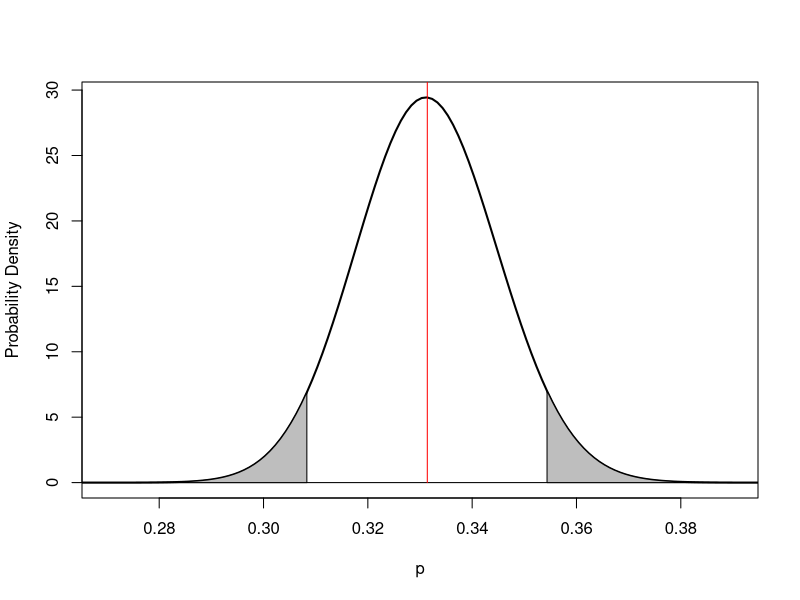
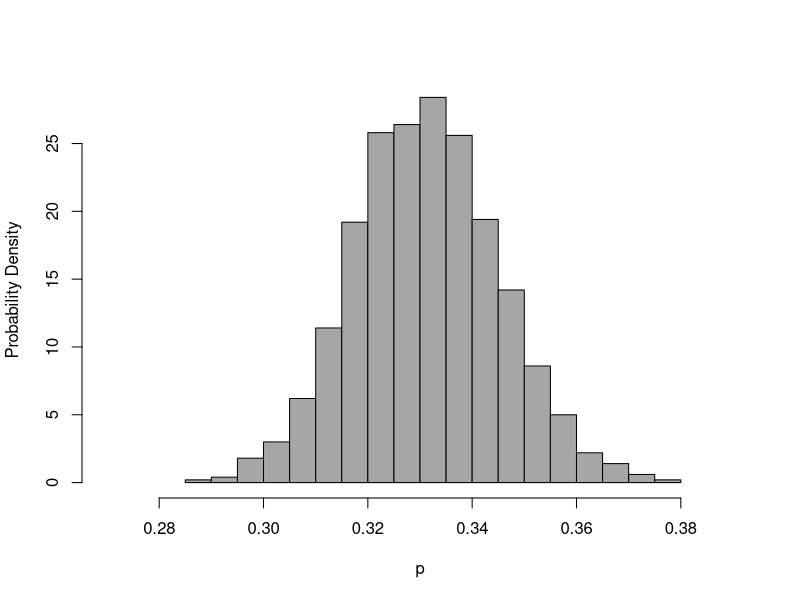
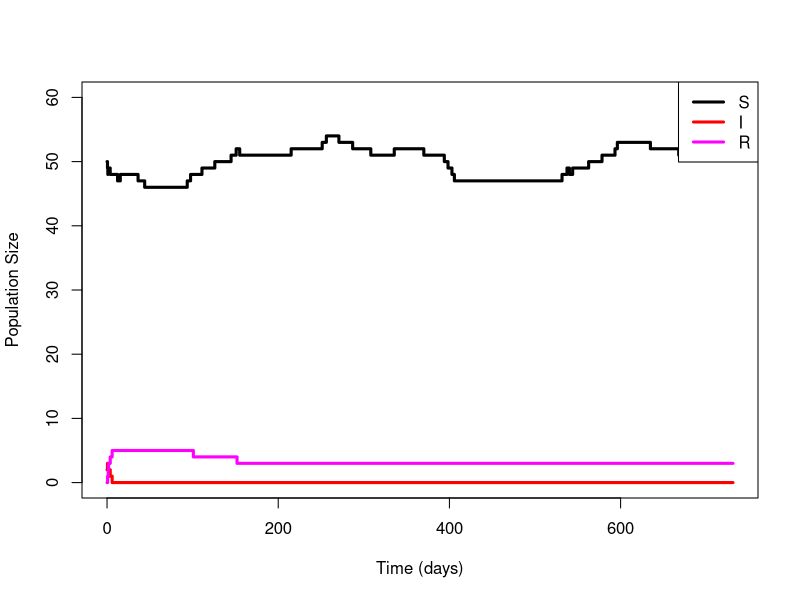
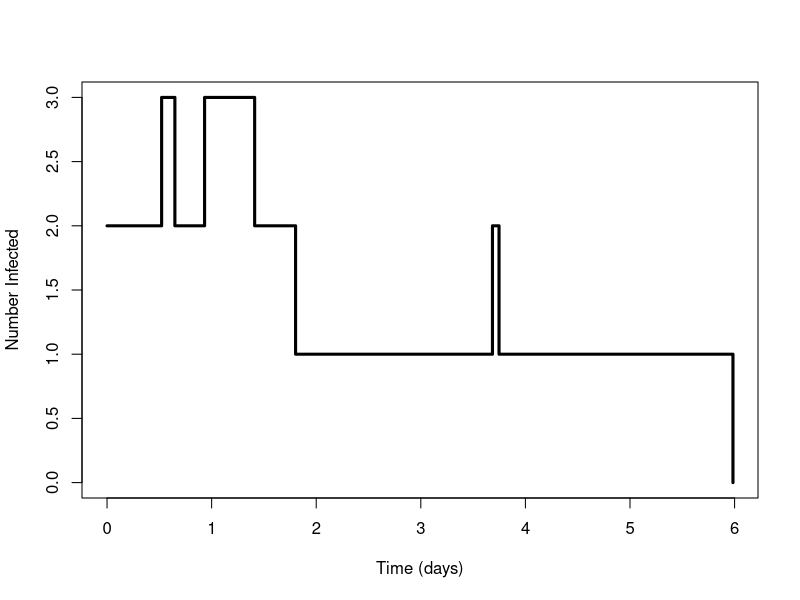

Generate these figures, in order, with R:
## ---- chunk 1
knitr::opts_chunk$set(echo = TRUE)
## ---- chunk 2
## Data on frequencies of outbreak sizes of the common cold in households of 5
## From Becker (1989); Data originally from Heasman and Reid (1961)
overcrowded <- c(rep(1,112), rep(2,35), rep(3,17), rep(4,11), rep(5,6))
crowded <- c(rep(1,155), rep(2,41), rep(3,24), rep(4,15), rep(5,6))
uncrowded <- c(rep(1,156), rep(2,55), rep(3,19), rep(4,10), rep(5,2))

## likelihood function
llik <- function(p,n,d) {
    -sum(dbinom(d,prob=p,size=n,log=TRUE))
}

## need to use method="Brent" for 1D optimization
## requires specification of lower/upper boudaries (as with optimize())
out <- optim(par=0.5,fn=llik,n=5,d=crowded,method="Brent", lower=0.001,upper=0.999)
out$par
## ---- chunk 3
## check estimate
mean(crowded)
out$par*5
## ---- chunk 4
n <- 5*length(crowded)
y <- sum(crowded)
alpha <- 1
beta <- 1
phat <- (y+1)/(alpha+beta+n)
x <- seq(0,1,length=1000)
pd <- dbeta(x,y+1,n-y+1)
## 90% credible interval
cri <- qbeta(c(0.05,0.95),y+1,n-y+1)
xhi <- x[x >=cri[2]]
xhi <- c(xhi[1], xhi)
pdhi <- pd[x >= cri[2]]
pdhi <- c(0,pdhi)
# low
xlo <- x[x <=cri[1]]
xlo <- c(xlo,xlo[length(xlo)])
pdlo <- pd[x <=cri[1]]
pdlo <- c(pdlo,0)
## plots
plot(x, pd, type="l", lwd=2,xlab="p", ylab="Probability Density", xlim=c(0.27,0.39))
abline(h=0)
polygon(xhi, pdhi, col="grey")
polygon(xlo, pdlo, col="grey")
segments(phat,0,phat,31,col="red")
## ---- chunk 5
some.sims <- rbeta(1000,y+1,n-y+1)
hist(some.sims,20,freq=FALSE,col=grey(0.65),xlab="p",ylab="Probability Density", xlim=c(0.27,0.39), main="")
## ---- chunk 6
iterate <- function(old, param1){
  Change <- matrix( c(-1,1,0,
                      0,-1,1,
                      1,0,0,
                      -1,0,0,
                      0,-1,0,
                      0,0,-1), nr=6, nc=3, byrow=TRUE)
  ## specify parameters
  beta <- param1[1] # effective contact rate
  nu <- param1[2]  # recovery rate
  mu <- param1[3]  # mortality rate
  ## specify compartments
  S <- old[1]
  I <- old[2]
  R <- old[3]
  N <- S+I+R
  
  Rate <- rep(0,6)
  Rate[1] <- beta*S*I/N
  Rate[2] <- nu*I
  Rate[3] <- mu*N
  Rate[4] <- mu*S
  Rate[5] <- mu*I
  Rate[6] <- mu*R

  U <- runif(2)
  step <- -log(U[2])/sum(Rate)
  m <- min(which(cumsum(Rate)>=U[1]*sum(Rate)))
  new.value <- old + Change[m,]
  out <- list(step=step, new=new.value)
  out
}
## ---- chunk 7
stoch.iter <- function(TimeMax,Initial,Parameters){
  ## specify compartments
  S <- Initial[1]
  I <- Initial[2]
  R <- Initial[3]
  ## set up parameters
  beta <- Parameters[1]
  nu <- Parameters[2]
  mu <- Parameters[3]
  N0 <- Parameters[4]
  param <- c(beta,nu,mu,N0)

  Times <- 0
  P <- c(S,I,R)
  old <- P
  ## simulate
  loop <- 1
  while(Times[loop]<TimeMax){
    tmp <- iterate(old=old,param1=param) # tmp = (step,new)
    loop <- loop+1
    Times <- c(Times,Times[(loop-1)]+tmp$step)
    P <- rbind(P,as.vector(old))
    loop <- loop+1
    Times <- c(Times,Times[(loop-1)])
    P <- rbind(P,as.vector(tmp$new))
    old <- tmp$new
  }

  Times <- Times[1:loop]
  P <- P[1:loop,]

  out <- list(t=Times,pop=P)
  out
}
## ---- chunk 8
set.seed(8675309)
aaa <- stoch.iter(TimeMax=2*365, Initial=c(50,2,0), Parameters=c(1/2,1/5,5e-4,50))

times <- aaa$t
popstates <- as.data.frame(aaa$pop)
popstates <- data.frame(t=times,popstates, row.names=NULL)
names(popstates) <- c("t","S","I","R")

plot(popstates$t,popstates$S, type="S", col="black", lwd=3, xlab="Time (days)", ylab="Population Size", ylim=c(0,60))
lines(popstates$t,popstates$I, type="S", col="red", lwd=3)
lines(popstates$t,popstates$R, type="S", col="magenta", lwd=3)
legend("topright", c("S","I","R"), col=c("black","red","magenta"), lwd=3)

## dynamics pretty fast; truncate to visualize epidemic curve more clearly
trunc <- min(which(popstates$I==0))
plot(popstates$t[1:trunc],popstates$I[1:trunc], type="S", col="black", lwd=3, xlab="Time (days)", ylab="Number Infected")

